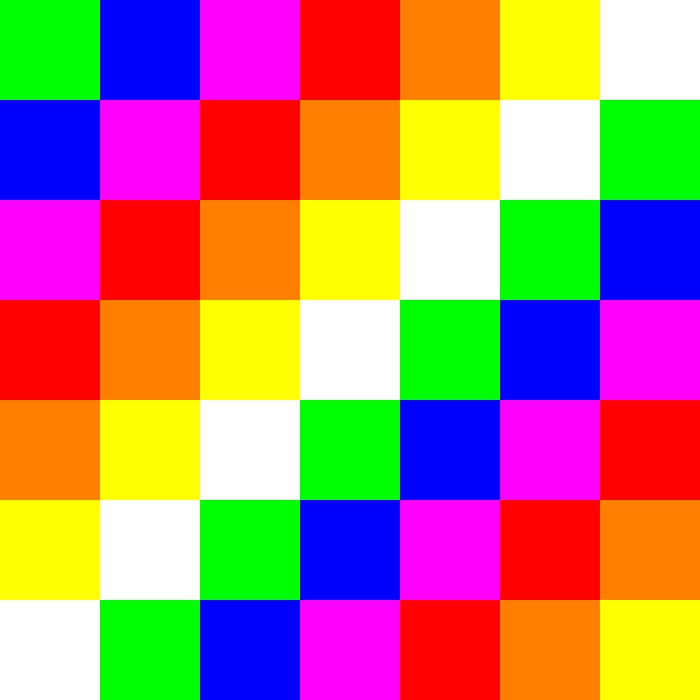
#> input picture wipala.jpg, 700 x 700 px
$ jupyter execute --allow-errors Convulaciones.ipynb
#> lines starting #> are read from the running program, lines starting #| are printed output that depends on the picture
[cell 1]
import cv2
import numpy as np
import matplotlib.pyplot as plt
img=cv2.imread('wipala.jpg',0)
#> img: shape (700, 700); min 27, max 255, mean 141.7
kernel=np.array([[0,-1,0],[-1,5,-1],[0,-1,0]])
img_fin=cv2.filter2D(img,-1,kernel)
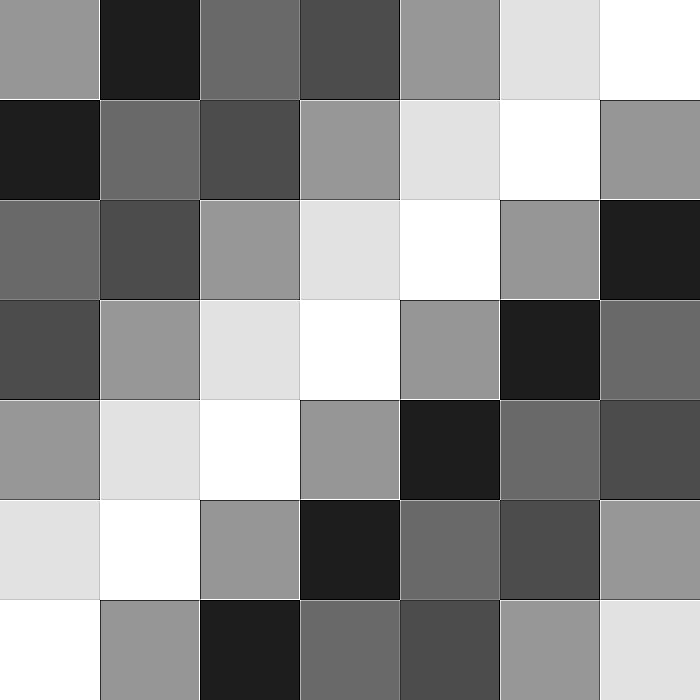
#> img_fin: shape (700, 700); min 0, max 255, mean 141.6
plt.subplot(121)
plt.imshow(img,cmap='gray')
plt.subplot(122)
plt.imshow(img_fin,cmap='gray')
plt.show()
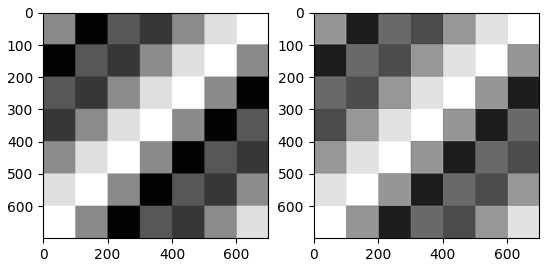
#> figure drawn by matplotlib, 2 panels

[cell 2]
import cv2
import numpy as np
import matplotlib.pyplot as plt
img=cv2.imread('wipala.jpg',0)
kernel=np.ones((5,5),np.float32)/25
suavizado=cv2.filter2D(img,-1,kernel)
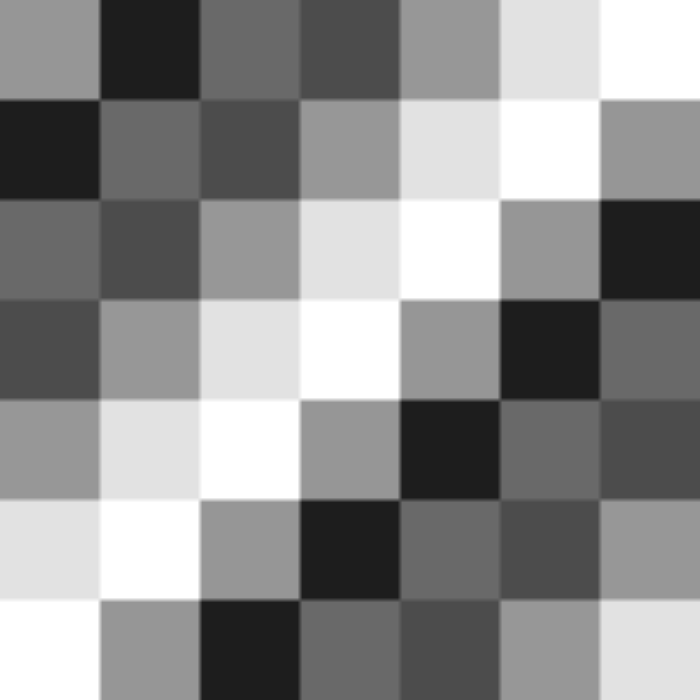
#> suavizado: shape (700, 700); min 29, max 255, mean 141.7
kernel2=np.ones((7,7),np.float32)/49
suavizado2=cv2.filter2D(img,-1,kernel2)
plt.subplot(131)
plt.imshow(suavizado,cmap='gray')
plt.subplot(132)
plt.imshow(suavizado2,cmap='gray')
plt.show()

[cell 3]
from PIL.ImageFilter import Kernel
import cv2
import matplotlib.pyplot as plt
import numpy as np
img=cv2.imread('wipala.jpg')
#> img is the input picture: shape (700, 700, 3); mean B, G, R 109.2, 127.4, 181.9
img_rgb=cv2.cvtColor(img, cv2.COLOR_BGR2RGB)
Kernel=np.ones((5,5), np.float32)/25
suavizada=cv2.filter2D(img,-1,Kernel)
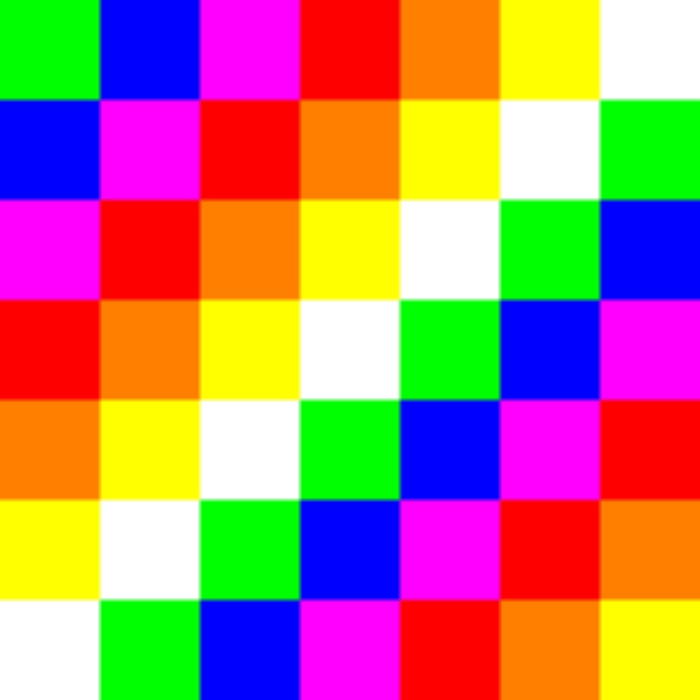
#> suavizada: shape (700, 700, 3); mean B, G, R 109.2, 127.4, 181.9
Kernel2=np.ones((7,7), np.float32)/49
suavizada2=cv2.filter2D(img,-1,Kernel2)
suavizada_rgb=cv2.cvtColor(suavizada, cv2.COLOR_BGR2RGB)
suavizada2_rgb=cv2.cvtColor(suavizada2, cv2.COLOR_BGR2RGB)

plt.subplot(131)
plt.imshow(img_rgb)
plt.subplot(132)
plt.imshow(suavizada_rgb)
plt.subplot(133)
plt.imshow(suavizada2_rgb)
plt.show()

1 enfoque

[cell 4]
from PIL.ImageFilter import Kernel
import cv2
import matplotlib.pyplot as plt
import numpy as np
img = cv2.imread('wipala.jpg')
img_rgb = cv2.cvtColor(img, cv2.COLOR_BGR2RGB)
kernel_enfoque = np.array([[0, -1, 0], [-1, 5, -1], [0, -1, 0]])
enfoque = cv2.filter2D(img, -1, kernel_enfoque)
enfoque_rgb = cv2.cvtColor(enfoque, cv2.COLOR_BGR2RGB)
plt.subplot(121)
plt.imshow(img_rgb)
plt.title('Original')
plt.subplot(122)
plt.imshow(enfoque_rgb)
plt.title('Enfoque')
plt.show()

2 Demborealce de bordes

[cell 5]
kernel_realce = np.array([[0, 0, 0], [-1, 1, 0], [0, 0, 0]])
realce = cv2.filter2D(img, -1, kernel_realce)
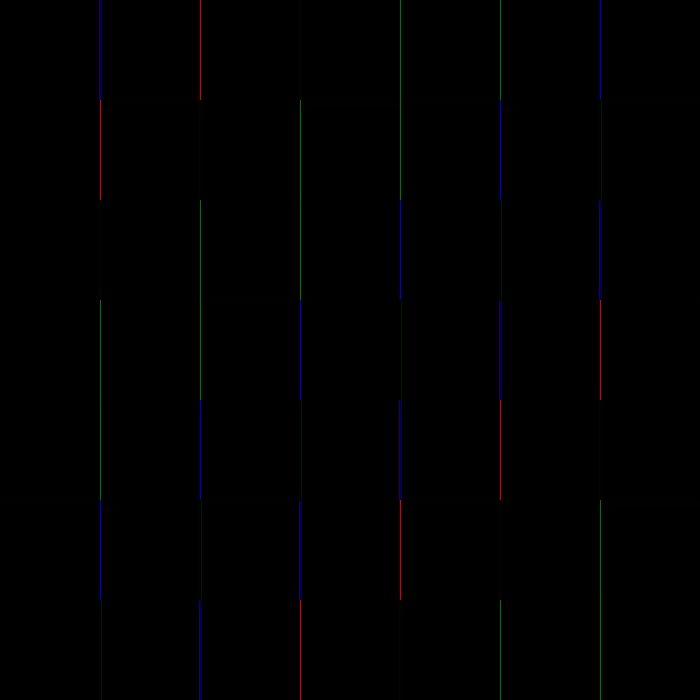
#> realce: shape (700, 700, 3); mean B, G, R 0.7, 0.4, 0.4
realce_rgb = cv2.cvtColor(realce, cv2.COLOR_BGR2RGB)

plt.subplot(121)
plt.imshow(img_rgb)
plt.subplot(122)
plt.imshow(realce_rgb)
plt.show()

3 repujado

[cell 6]
kernel_repujado = np.array([[-2, -1, 0], [-1, 1, 1], [0, 1, 2]])
repujado = cv2.filter2D(img, -1, kernel_repujado)
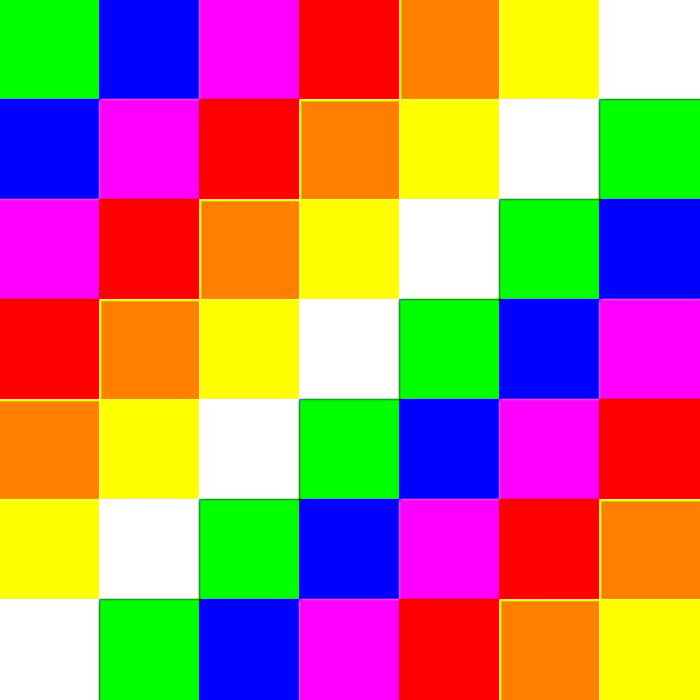
#> repujado: shape (700, 700, 3); mean B, G, R 109.7, 128, 181.8
repujado_rgb = cv2.cvtColor(repujado, cv2.COLOR_BGR2RGB)

plt.subplot(121)
plt.imshow(img_rgb)
plt.subplot(122)
plt.imshow(repujado_rgb)
plt.show()

4 Detección de bordes

[cell 7]
kernel_deteccion = np.array([[0, 1, 0], [1, -4, 1], [0, 1, 0]])
deteccion = cv2.filter2D(img, -1, kernel_deteccion)
deteccion_rgb = cv2.cvtColor(deteccion, cv2.COLOR_BGR2RGB)

plt.subplot(121)
plt.imshow(img_rgb)
plt.subplot(122)
plt.imshow(deteccion_rgb)
plt.show()

5 filtro sobel

[cell 8]
kernel_sobel = np.array([[-1, 0, 1], [-2, 0, 2], [-1, 0, 1]])
sobel = cv2.filter2D(img, -1, kernel_sobel)
sobel_rgb = cv2.cvtColor(sobel, cv2.COLOR_BGR2RGB)

plt.subplot(121)
plt.imshow(img_rgb)
plt.subplot(122)
plt.imshow(sobel_rgb)
plt.show()

6 filtro shapern

[cell 9]
kernel_sharpen = np.array([[1, -2, 1], [-2, 5, -2], [1, -2, 1]])
sharpen = cv2.filter2D(img, -1, kernel_sharpen)
sharpen_rgb = cv2.cvtColor(sharpen, cv2.COLOR_BGR2RGB)

plt.subplot(121)
plt.imshow(img_rgb)
plt.subplot(122)
plt.imshow(sharpen_rgb)
plt.show()

7 filtro norte

[cell 10]
kernel_norte = np.array([[1, 1, 1], [1, -2, 1], [-1, -1, -1]])
norte = cv2.filter2D(img, -1, kernel_norte)
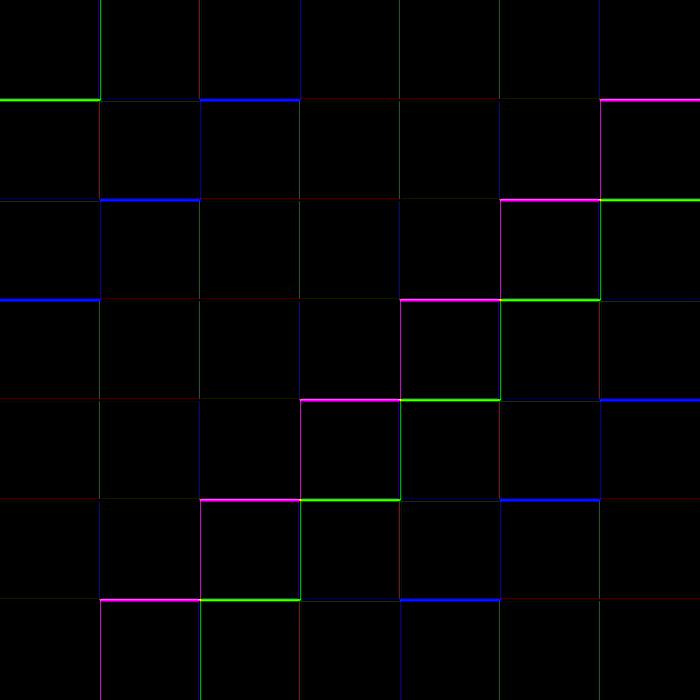
#> norte: shape (700, 700, 3); mean B, G, R 3.1, 1.8, 1.9
norte_rgb = cv2.cvtColor(norte, cv2.COLOR_BGR2RGB)

plt.subplot(121)
plt.imshow(img_rgb)
plt.subplot(122)
plt.imshow(norte_rgb)
plt.show()

8 filtro este

[cell 11]
kernel_este = np.array([[-1, 1, 1], [-1, -2, 1], [-1, 1, 1]])
este = cv2.filter2D(img, -1, kernel_este)
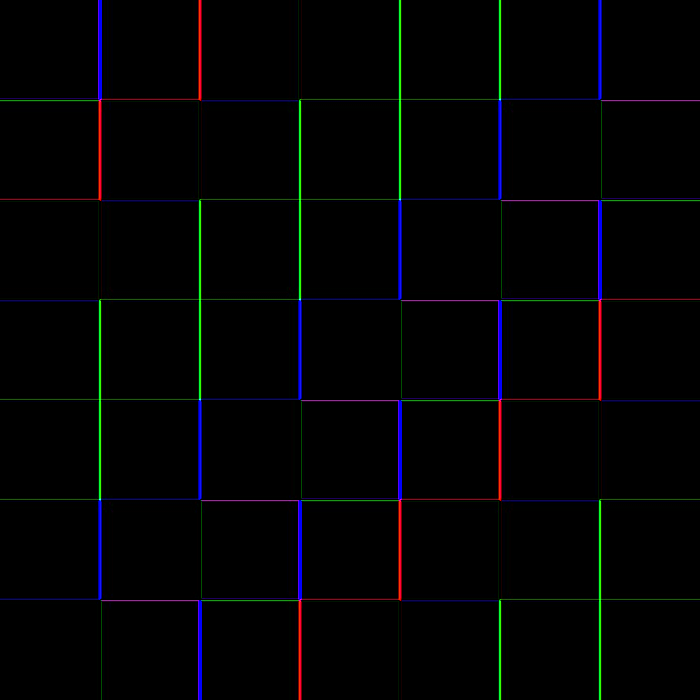
#> este: shape (700, 700, 3); mean B, G, R 3.4, 2.3, 1.9
este_rgb = cv2.cvtColor(este, cv2.COLOR_BGR2RGB)

plt.subplot(121)
plt.imshow(img_rgb)
plt.subplot(122)
plt.imshow(este_rgb)
plt.show()

9 filtro gauss

[cell 12]
kernel_gauss = np.array([[1, 2, 3, 2, 1],
                         [2, 7, 11, 7, 2],
                         [3, 11, 17, 11, 3],
                         [2, 7, 11, 7, 2],
                         [1, 2, 3, 2, 1]])
gauss = cv2.filter2D(img, -1, kernel_gauss)
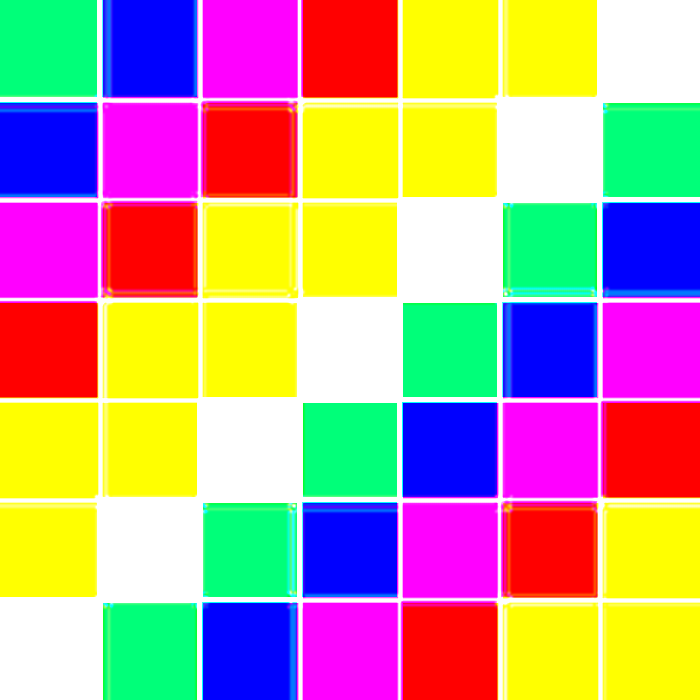
#> gauss: shape (700, 700, 3); mean B, G, R 140.6, 155.5, 189.7
gauss_rgb = cv2.cvtColor(gauss, cv2.COLOR_BGR2RGB)

plt.subplot(121)
plt.imshow(img_rgb)
plt.subplot(122)
plt.imshow(gauss_rgb)
plt.show()

#> (a cell that did not finish here is left out)

[cell 14]
import cv2
import numpy as np
import matplotlib.pyplot as plt

def convulcion_media_h(imagen,tkernel):
    kernel= np.ones((1,tkernel), np.float32)/tkernel
    imagen_c= cv2.filter2D(imagen,-1,kernel)
    return imagen_c

img=cv2.imread('img1h.png',0)

#> (the rest of this cell did not finish here and is left out)

con color

[cell 15]
import cv2
import numpy as np
import matplotlib.pyplot as plt

def convulcion_media_h(imagen,tkernel):
    kernel= np.ones((1,tkernel), np.float32)/tkernel
    imagen_c= cv2.filter2D(imagen,-1,kernel)
    return imagen_c

img=cv2.imread('img1h.png')
#> (the rest of this cell did not finish here and is left out)

[cell 16]
import cv2
import numpy as np
import matplotlib.pyplot as plt

random_img = np.random.randint(0,256,size=(256,256),dtype=np.uint8)

img_gauss = cv2.GaussianBlur(random_img,(9,9),0)

plt.figure(figsize=(10,5))

plt.subplot(121)
plt.imshow(random_img,cmap='gray')

plt.subplot(122)
plt.imshow(img_gauss,cmap='gray')

plt.show()
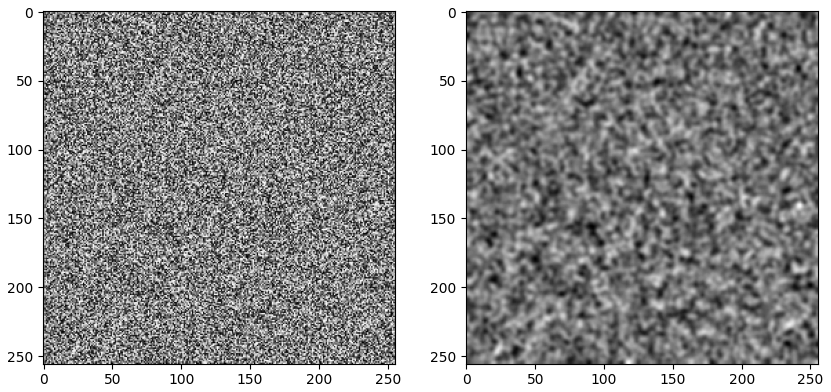
#> figure drawn by matplotlib, 2 panels

we

horizontal en grises

[cell 17]
import cv2
import numpy as np
import matplotlib.pyplot as plt

def convolucion_media_h(imagen, tkernel):
    kernel = np.ones((1, tkernel), np.float32) / tkernel
    imagen_c = cv2.filter2D(imagen, -1, kernel)
    return imagen_c

imagen_bgr = cv2.imread('img/chica.jpeg')
imagen_grises = cv2.imread('img/chica.jpeg', 0)

tkernel = 21
#> (the rest of this cell did not finish here and is left out)

horzontal colores

[cell 18]
import cv2
import numpy as np
import matplotlib.pyplot as plt

def convolucion_media_h(imagen, tkernel):
    kernel = np.ones((1, tkernel), np.float32) / tkernel
    imagen_c = cv2.filter2D(imagen, -1, kernel)
    return imagen_c

imagen_bgr = cv2.imread('img/chica.jpeg')

tkernel = 21 # numeros impares
#> (the rest of this cell did not finish here and is left out)

Daigonal de grises

[cell 19]
import cv2
import numpy as np
import matplotlib.pyplot as plt

def convolucion_media_d(imagen, tamano_kernel):
#> called with tamano_kernel = 55
    kernel = np.zeros((tamano_kernel, tamano_kernel), np.float32)

    for i in range(tamano_kernel):
        kernel[i, i] = 1

    kernel = kernel / tamano_kernel

    imagen_filtrada = cv2.filter2D(imagen, -1, kernel)
    return imagen_filtrada

imagen_bgr = cv2.imread('img/chica.jpeg')
imagen_grises = cv2.imread('img/chica.jpeg', 0)

tamano_kernel = 55

#> (the rest of this cell did not finish here and is left out)

[cell 20]
import cv2
import numpy as np
import matplotlib.pyplot as plt

def convolucion_media_d_inversa(imagen, tamano_kernel):
#> called with tamano_kernel = 55
    kernel = np.zeros((tamano_kernel, tamano_kernel), np.float32)

    for i in range(tamano_kernel):
        kernel[i, tamano_kernel - i - 1] = 1

    kernel = kernel / tamano_kernel

    imagen_filtrada = cv2.filter2D(imagen, -1, kernel)
    return imagen_filtrada

imagen_bgr = cv2.imread('img/chica.jpeg')
imagen_grises = cv2.imread('img/chica.jpeg', 0)

tamano_kernel = 55

#> (the rest of this cell did not finish here and is left out)
